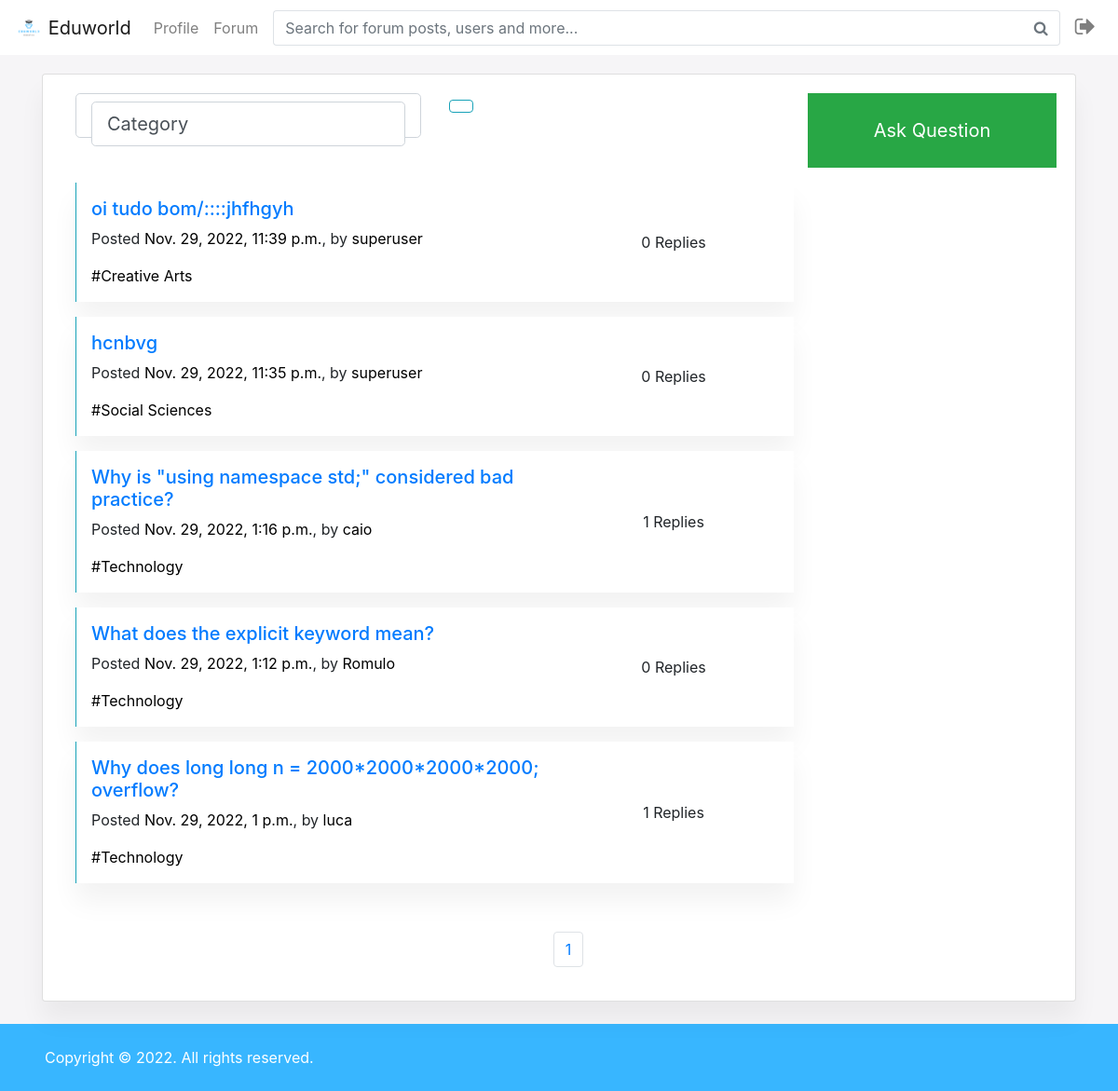
The page /forum (signed in) on the database its author committed.
### eduworld/models.py (models this page shows, shortened)
class ForumPost(models.Model):
    id = models.IntegerField(primary_key=True) # ID do post
    dono = models.ForeignKey(User, on_delete=models.CASCADE, related_name="DONO_DO_POST_FORUM") # Dono do post
    post_text = RichTextField(blank=True, null=True)
    data = models.DateTimeField(default=datetime.datetime.now)
    reply_count = models.BigIntegerField(default="0")
    views = models.BigIntegerField(default="0")
    category = models.CharField(max_length=300, blank=True, null=True)
    titulo = models.CharField(max_length=200)
    edited = models.BooleanField(default=False)

### eduworld/views.py (the view, shortened to what this page needs)
# urls.py: path("forum", views.forum_index, name="forum"),
@login_required
def forum_index(request):
    if not is_complete(request.user.id):
        return HttpResponseRedirect(reverse("complete", args=[request.user.id]))
    data = ForumPost.objects.all().values('dono_id__username', 'dono_id', 'titulo', 'data', 'category', 'reply_count', 'views', 'id').order_by('-data')
    p = Paginator(data, 6)
    page = request.GET.get('page')
    todas = p.get_page(page)
    nums = " " * todas.paginator.num_pages
    return render(request, "eduworld/forum_index.html", {"data":data, "form":NewForumPost(), 'todas': todas, 'nums': nums})

### eduworld/views.py
class NewForumPost(forms.ModelForm):
    class Meta:
        model = ForumPost
        fields = ('post_text',)
        labels = {
			'post_text': 'What are the details of your problem?',
		}
        widgets = {
            'Post': forms.Textarea(attrs={'autocomplete':'off', 'class':'form-control', 'placeholder':'More details...'}),
        }

### eduworld/views.py (called while the page is built)
def is_complete(pk):
    aluno = Aluno.objects.filter(usuario=pk).values('completo')
    prof = Teacher.objects.filter(usuario=pk).values('completo')
    if aluno or prof:
        return True
    else:
        return False

### eduworld/templates/eduworld/forum_index.html (shortened to what this page needs)
{% extends "eduworld/layoutLOG.html" %}
{% load static %}
{% block body %}
<div class="container" id="pad">
      <div class="row">
        <div class="col-12">
          <div class="card">
            <div class="card-body">
<link href="https://code.ionicframework.com/ionicons/2.0.1/css/ionicons.min.css" rel="stylesheet">
<div class="container">
      <div class="row">
        <div class="col-lg-9 mb-3">
          <div class="row text-left mb-5">
            <div class="col-lg-6 mb-3 mb-sm-0">
              <div class="dropdown bootstrap-select form-control form-control-lg bg-white bg-op-9 text-sm w-lg-50" style="width: 100%;">
              <select class="form-control form-control-lg bg-white bg-op-9 text-sm w-lg-50" data-toggle="select" tabindex="-98" id="categoryform">
                <option disabled selected="selected">Category</option>
              </select>
              </div>
            </div>
            <div class="col-lg-6 text-lg-right">
              <div style="width: 0;">
                <button type="button" class="btn btn-outline-info" id="FilterBtn"></button>
              </div>
            </div>
          </div>
          <div id="alldata">
          {% if data %}
          {% for item in todas %}
          <div class="card row-hover pos-relative py-3 px-3 mb-3 border-info border-top-0 border-right-0 border-bottom-0 rounded-0">
            <div class="row align-items-center">
              <div class="col-md-8 mb-3 mb-sm-0">
                <h5>
                  <a href="{% url 'forumquestion' item.id %}" class="text-primary">{{item.titulo}}</a>
                </h5>
                <p class="text-sm"><span class="op-6">Posted</span> <span class="text-black">{{item.data}}</span><span class="op-6">, by</span> <a class="text-black" href="{% url 'profile' item.dono_id %}" style="color:gray;">{{item.dono_id__username}}</a></p>
                <div class="text-sm op-5"> <a class="text-black mr-2" href="#">#{{item.category}}</a> </div>
              </div>
              <div class="col-md-4 op-7">
                <div class="row text-center op-7">
                  <div class="col px-1">  <span class="d-block text-sm">{{item.reply_count}} Replies</span> </div>
                </div>
              </div>
            </div>
          </div>
          {% endfor %}
          {% endif %}
        </div>
        </div>
        <div class="col-lg-3 mb-4 mb-lg-0 px-lg-0 mt-lg-0">
          <div data-settings="{&quot;parent&quot;:&quot;#content&quot;,&quot;mind&quot;:&quot;#header&quot;,&quot;top&quot;:10,&quot;breakpoint&quot;:992}" data-toggle="sticky" class="sticky" style="top: 85px;"><div class="sticky-inner">
            <a class="btn btn-lg btn-block btn-success rounded-0 py-4 mb-3 bg-op-6 roboto-bold" href="" data-toggle="modal" data-target="#modalContactForm">Ask Question</a>
            </div>
          </div>
        </div>
      </div>
    </div>
  </div>
<div style="padding-bottom:20px; padding-left:20px;" id="paginator">
  <nav aria-label="Page navigation example">
    <ul class="pagination justify-content-center">
  {% for i in nums %}
      <li class="page-item"><a class="page-link" href="?page={{ forloop.counter }}">{{ forloop.counter }}</a></li>
  {% endfor %}
   </ul>
  </nav>
</div>
            </div>
          </div>
        </div>
     </div>
{% endblock %}

### eduworld/static/eduworld/styles.css (style rules this page uses)
body { background: #f6f5f7; }
.form-control { font-size: 15px; }
.form-control, .form-control:focus, .input-group-text { border-color: #e1e1e1; }
.form-control, .btn { border-radius: 3px; }
body { margin-top:20px; }
#pad { padding-top:20px; }
.card { box-shadow: 0 0.15rem 1.75rem 0 rgb(33 40 50 / 15%); }
.form-control, .dataTable-input { display: block; width: 100%; padding: 0.875rem 1.125rem; font-size: 0.875rem; font-weight: 400; line-height: 1; color: #69707a; background-color: #fff; background-clip: padding-box; border: 1px solid #c5ccd6; -webkit-appearance: none; -moz-appearance: none; appearance: none; border-radius: 0.35rem; transition: border-color 0.15s ease-in-out, box-shadow 0.15s ease-in-out; }
.card { box-shadow: 0 20px 27px 0 rgb(0 0 0 / 5%); }
.card { position: relative; display: flex; flex-direction: column; min-width: 0; word-wrap: break-word; background-color: #fff; background-clip: border-box; border: 0 solid rgba(0,0,0,.125); border-radius: 1rem; }
.text-primary, a.text-primary:focus, a.text-primary:hover { color: #00ADBB!important; }
.text-black, .text-hover-black:hover { color: #000 !important; }

### rows shown on the page
ForumPost: titulo "oi tudo bom/::::jhfhgyh", data "Nov. 29, 2022, 11:39 p.m.", dono_id__username "superuser", category "Creative Arts", reply_count "0"
ForumPost: titulo "hcnbvg", data "Nov. 29, 2022, 11:35 p.m.", dono_id__username "superuser", category "Social Sciences", reply_count "0"
ForumPost: titulo "Why is \"using namespace std;\" considered bad practice?", data "Nov. 29, 2022, 1:16 p.m.", dono_id__username "caio", category "Technology", reply_count "1"
ForumPost: titulo "What does the explicit keyword mean?", data "Nov. 29, 2022, 1:12 p.m.", dono_id__username "Romulo", category "Technology", reply_count "0"
ForumPost: titulo "Why does long long n = 2000*2000*2000*2000; overflow?", data "Nov. 29, 2022, 1 p.m.", dono_id__username "luca", category "Technology", reply_count "1"
